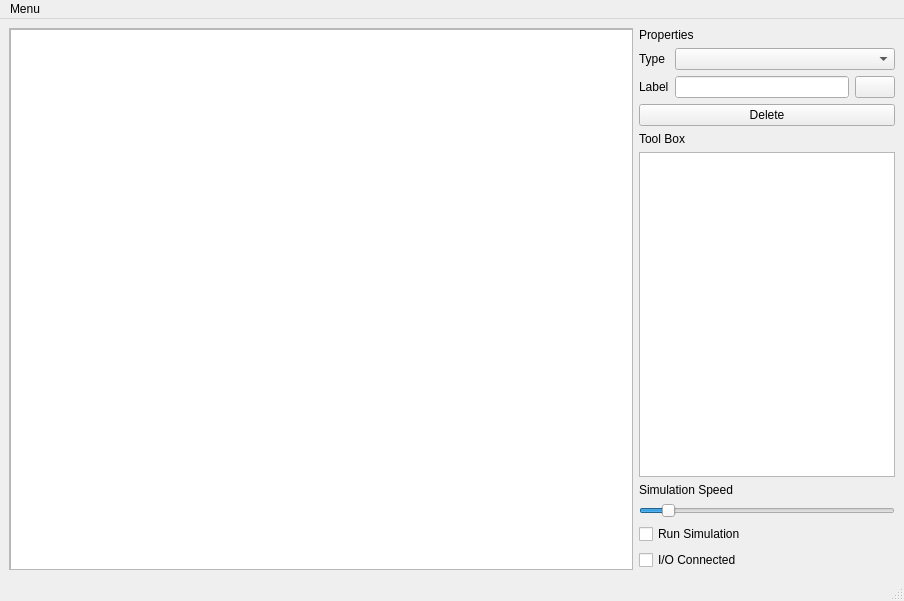
<?xml version="1.0" encoding="UTF-8"?>
<ui version="4.0">
 <class>MainWindow</class>
 <widget class="QMainWindow" name="MainWindow">
  <property name="geometry">
   <rect>
    <x>0</x>
    <y>0</y>
    <width>904</width>
    <height>601</height>
   </rect>
  </property>
  <property name="windowTitle">
   <string>Gatesim</string>
  </property>
  <property name="dockNestingEnabled">
   <bool>false</bool>
  </property>
  <property name="unifiedTitleAndToolBarOnMac">
   <bool>false</bool>
  </property>
  <widget class="QWidget" name="centralwidget">
   <layout class="QHBoxLayout" name="horizontalLayout">
    <item>
     <widget class="QScrollArea" name="scrollArea">
      <property name="sizePolicy">
       <sizepolicy hsizetype="MinimumExpanding" vsizetype="Expanding">
        <horstretch>9</horstretch>
        <verstretch>9</verstretch>
       </sizepolicy>
      </property>
      <property name="widgetResizable">
       <bool>true</bool>
      </property>
      <widget class="QWidget" name="scrollAreaWidgetContents">
       <property name="geometry">
        <rect>
         <x>0</x>
         <y>0</y>
         <width>620</width>
         <height>528</height>
        </rect>
       </property>
       <widget class="QGraphicsView" name="graphicsView">
        <property name="geometry">
         <rect>
          <x>0</x>
          <y>0</y>
          <width>1920</width>
          <height>1080</height>
         </rect>
        </property>
        <property name="sizePolicy">
         <sizepolicy hsizetype="MinimumExpanding" vsizetype="MinimumExpanding">
          <horstretch>0</horstretch>
          <verstretch>0</verstretch>
         </sizepolicy>
        </property>
       </widget>
      </widget>
     </widget>
    </item>
    <item>
     <layout class="QVBoxLayout" name="verticalLayout">
      <property name="sizeConstraint">
       <enum>QLayout::SetFixedSize</enum>
      </property>
      <item>
       <widget class="QLabel" name="label_3">
        <property name="text">
         <string>Properties</string>
        </property>
       </widget>
      </item>
      <item>
       <layout class="QFormLayout" name="formLayout">
        <property name="fieldGrowthPolicy">
         <enum>QFormLayout::ExpandingFieldsGrow</enum>
        </property>
        <item row="1" column="0">
         <widget class="QLabel" name="typeLabel_2">
          <property name="text">
           <string>Type</string>
          </property>
         </widget>
        </item>
        <item row="1" column="1">
         <widget class="QComboBox" name="typeComboBox">
          <property name="sizePolicy">
           <sizepolicy hsizetype="Expanding" vsizetype="Fixed">
            <horstretch>0</horstretch>
            <verstretch>0</verstretch>
           </sizepolicy>
          </property>
         </widget>
        </item>
        <item row="2" column="0">
         <widget class="QLabel" name="labelLabel">
          <property name="text">
           <string>Label</string>
          </property>
         </widget>
        </item>
        <item row="2" column="1">
         <layout class="QHBoxLayout" name="horizontalLayout_2">
          <item>
           <widget class="QLineEdit" name="gateLabelEdit">
            <property name="autoFillBackground">
             <bool>true</bool>
            </property>
           </widget>
          </item>
          <item>
           <widget class="QPushButton" name="gateLabelClearButton">
            <property name="text">
             <string/>
            </property>
            <property name="icon">
             <iconset theme="edit-clear">
              <normaloff/>
             </iconset>
            </property>
           </widget>
          </item>
         </layout>
        </item>
        <item row="3" column="0" colspan="2">
         <widget class="QPushButton" name="deleteButton">
          <property name="sizePolicy">
           <sizepolicy hsizetype="MinimumExpanding" vsizetype="Fixed">
            <horstretch>0</horstretch>
            <verstretch>0</verstretch>
           </sizepolicy>
          </property>
          <property name="autoFillBackground">
           <bool>false</bool>
          </property>
          <property name="text">
           <string>Delete</string>
          </property>
          <property name="icon">
           <iconset theme="edit-delete">
            <normaloff/>
           </iconset>
          </property>
          <property name="checkable">
           <bool>false</bool>
          </property>
          <property name="default">
           <bool>false</bool>
          </property>
          <property name="flat">
           <bool>false</bool>
          </property>
         </widget>
        </item>
       </layout>
      </item>
      <item>
       <widget class="QLabel" name="label">
        <property name="text">
         <string>Tool Box</string>
        </property>
       </widget>
      </item>
      <item>
       <widget class="QListView" name="gateListView"/>
      </item>
      <item>
       <widget class="QLabel" name="label_2">
        <property name="text">
         <string>Simulation Speed</string>
        </property>
       </widget>
      </item>
      <item>
       <widget class="QSlider" name="SpeedSlider">
        <property name="enabled">
         <bool>true</bool>
        </property>
        <property name="minimum">
         <number>100</number>
        </property>
        <property name="maximum">
         <number>10000</number>
        </property>
        <property name="singleStep">
         <number>100</number>
        </property>
        <property name="pageStep">
         <number>100</number>
        </property>
        <property name="value">
         <number>1000</number>
        </property>
        <property name="sliderPosition">
         <number>1000</number>
        </property>
        <property name="orientation">
         <enum>Qt::Horizontal</enum>
        </property>
       </widget>
      </item>
      <item>
       <widget class="QCheckBox" name="runCheckBox">
        <property name="text">
         <string>Run Simulation</string>
        </property>
       </widget>
      </item>
      <item>
       <widget class="QCheckBox" name="IOCheckBox">
        <property name="text">
         <string>I/O Connected</string>
        </property>
       </widget>
      </item>
     </layout>
    </item>
   </layout>
  </widget>
  <widget class="QMenuBar" name="menubar">
   <property name="geometry">
    <rect>
     <x>0</x>
     <y>0</y>
     <width>904</width>
     <height>27</height>
    </rect>
   </property>
   <widget class="QMenu" name="menuFile">
    <property name="title">
     <string>Menu</string>
    </property>
    <addaction name="actionNew"/>
    <addaction name="actionOpen"/>
    <addaction name="separator"/>
    <addaction name="actionSave"/>
    <addaction name="actionSave_As"/>
    <addaction name="separator"/>
    <addaction name="actionConnection_Manager"/>
    <addaction name="separator"/>
    <addaction name="actionQuit"/>
   </widget>
   <addaction name="menuFile"/>
  </widget>
  <widget class="QStatusBar" name="statusbar"/>
  <action name="actionNew">
   <property name="icon">
    <iconset theme="document-new">
     <normaloff/>
    </iconset>
   </property>
   <property name="text">
    <string>New</string>
   </property>
  </action>
  <action name="actionOpen">
   <property name="icon">
    <iconset theme="document-open">
     <normaloff/>
    </iconset>
   </property>
   <property name="text">
    <string>Open</string>
   </property>
  </action>
  <action name="actionSave">
   <property name="icon">
    <iconset theme="document-save">
     <normaloff/>
    </iconset>
   </property>
   <property name="text">
    <string>Save</string>
   </property>
  </action>
  <action name="actionSave_As">
   <property name="icon">
    <iconset theme="document-save-as">
     <normaloff/>
    </iconset>
   </property>
   <property name="text">
    <string>Save As</string>
   </property>
  </action>
  <action name="actionQuit">
   <property name="icon">
    <iconset theme="window-close">
     <normaloff/>
    </iconset>
   </property>
   <property name="text">
    <string>Quit</string>
   </property>
  </action>
  <action name="actionConnection_Manager">
   <property name="icon">
    <iconset theme="network-connect">
     <normaloff/>
    </iconset>
   </property>
   <property name="text">
    <string>Connection Manager</string>
   </property>
  </action>
 </widget>
 <resources/>
 <connections>
  <connection>
   <sender>actionQuit</sender>
   <signal>triggered()</signal>
   <receiver>MainWindow</receiver>
   <slot>close()</slot>
   <hints>
    <hint type="sourcelabel">
     <x>-1</x>
     <y>-1</y>
    </hint>
    <hint type="destinationlabel">
     <x>451</x>
     <y>300</y>
    </hint>
   </hints>
  </connection>
  <connection>
   <sender>gateLabelClearButton</sender>
   <signal>clicked()</signal>
   <receiver>gateLabelEdit</receiver>
   <slot>clear()</slot>
   <hints>
    <hint type="sourcelabel">
     <x>880</x>
     <y>117</y>
    </hint>
    <hint type="destinationlabel">
     <x>813</x>
     <y>118</y>
    </hint>
   </hints>
  </connection>
 </connections>
</ui>
